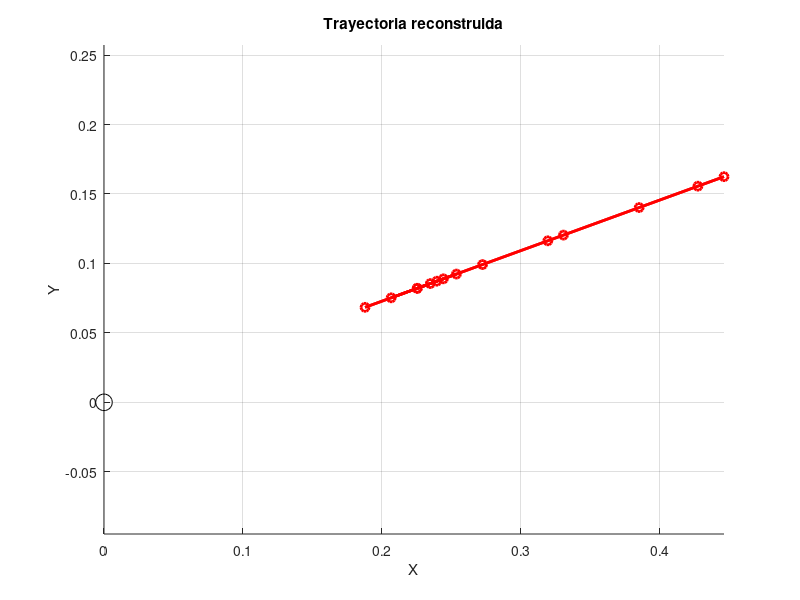

This chart was generated by the following MATLAB code: (Note: this script raises an error after producing the figure.)
clc; clear; close all;

%% DATOS MANUALES

distancias = [24 26 20 25.5 34 35.2 45.5 47.5 41 29 22 25 27]/100;

paredes = [16 13 15 16.5 16 16 16 14 17 15 16 14.5 16]/100;

N = length(distancias);

%% PARAMETROS DE ORIENTACION

theta0 = deg2rad(20);     % ajustar luego
offset = [0 0];

%% RECONSTRUCCION

esquinas = zeros(N,2);

% primera esquina
esquinas(1,:) = distancias(1)*[cos(theta0) sin(theta0)];

angulo = theta0;

for i=2:N

    L = paredes(i-1);

    dx = L*cos(angulo);
    dy = L*sin(angulo);

    candidato = esquinas(i-1,:) + [dx dy];

    r = norm(candidato);

    error_radio = distancias(i)-r;

    direccion = candidato/norm(candidato);

    candidato = candidato + error_radio*direccion;

    esquinas(i,:) = candidato;

    angulo = atan2( ...
        esquinas(i,2)-esquinas(i-1,2), ...
        esquinas(i,1)-esquinas(i-1,1));
end

%% cerrar poligono
esquinas = [esquinas; esquinas(1,:)];

%% GRAFICAR MODELO MANUAL

figure;
hold on
grid on
axis equal

plot(esquinas(:,1),esquinas(:,2),'r-o','LineWidth',2)

plot(0,0,'ko','MarkerSize',12)

xlabel('X')
ylabel('Y')

title('Trayectoria reconstruida')

tablaDatos = readtable('datos_lidar.csv');

x = tablaDatos.X;
y = tablaDatos.Y;

figure
hold on
axis equal
grid on

scatter(x,y,5,'b','filled')

plot(esquinas(:,1),esquinas(:,2), ...
    'r-o','LineWidth',2)

plot(0,0,'ko','LineWidth',2)

legend('LIDAR','Modelo Manual')



theta = 0:0.5:360;

mejorError = inf;

for k=1:length(theta)

    theta0 = deg2rad(theta(k));

    % reconstruir

    ...

    % distancia promedio a nube lidar
    err = pdist2(esquinas,[x y]);

    score = mean(min(err,[],2));

    if score<mejorError

        mejorError = score;
        mejorTheta = theta0;

    end
end



D = pdist2(esquinas,[x y]);

error_min = min(D,[],2);

RMSE = sqrt(mean(error_min.^2))
